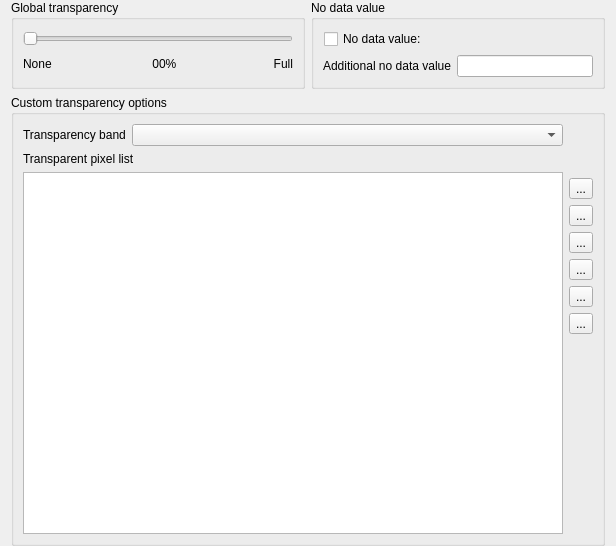
             <widget class="QWidget" name="scrollAreaWidgetContents_2">
              <property name="geometry">
               <rect>
                <x>0</x>
                <y>0</y>
                <width>616</width>
                <height>546</height>
               </rect>
              </property>
              <layout class="QVBoxLayout" name="verticalLayout_5">
               <property name="topMargin">
                <number>0</number>
               </property>
               <property name="bottomMargin">
                <number>0</number>
               </property>
               <item>
                <layout class="QHBoxLayout" name="horizontalLayout_4">
                 <item>
                  <widget class="QgsCollapsibleGroupBox" name="gboxGlobalTransp">
                   <property name="title">
                    <string>Global transparency</string>
                   </property>
                   <property name="syncGroup" stdset="0">
                    <string notr="true">rastertransp</string>
                   </property>
                   <layout class="QGridLayout" name="_3">
                    <item row="0" column="0" colspan="5">
                     <widget class="QSlider" name="sliderTransparency">
                      <property name="sizePolicy">
                       <sizepolicy hsizetype="Expanding" vsizetype="Fixed">
                        <horstretch>0</horstretch>
                        <verstretch>0</verstretch>
                       </sizepolicy>
                      </property>
                      <property name="maximum">
                       <number>255</number>
                      </property>
                      <property name="orientation">
                       <enum>Qt::Horizontal</enum>
                      </property>
                      <property name="tickInterval">
                       <number>25</number>
                      </property>
                     </widget>
                    </item>
                    <item row="1" column="0">
                     <widget class="QLabel" name="textLabel3">
                      <property name="text">
                       <string>None</string>
                      </property>
                     </widget>
                    </item>
                    <item row="1" column="1">
                     <spacer>
                      <property name="orientation">
                       <enum>Qt::Horizontal</enum>
                      </property>
                      <property name="sizeHint" stdset="0">
                       <size>
                        <width>40</width>
                        <height>20</height>
                       </size>
                      </property>
                     </spacer>
                    </item>
                    <item row="1" column="2">
                     <widget class="QLabel" name="lblTransparencyPercent">
                      <property name="sizePolicy">
                       <sizepolicy hsizetype="Fixed" vsizetype="Fixed">
                        <horstretch>0</horstretch>
                        <verstretch>0</verstretch>
                       </sizepolicy>
                      </property>
                      <property name="text">
                       <string> 00%</string>
                      </property>
                     </widget>
                    </item>
                    <item row="1" column="3">
                     <spacer>
                      <property name="orientation">
                       <enum>Qt::Horizontal</enum>
                      </property>
                      <property name="sizeHint" stdset="0">
                       <size>
                        <width>40</width>
                        <height>20</height>
                       </size>
                      </property>
                     </spacer>
                    </item>
                    <item row="1" column="4">
                     <widget class="QLabel" name="textLabel4">
                      <property name="text">
                       <string>&lt;p align=&quot;right&quot;&gt;Full&lt;/p&gt;</string>
                      </property>
                     </widget>
                    </item>
                   </layout>
                  </widget>
                 </item>
                 <item>
                  <widget class="QgsCollapsibleGroupBox" name="gboxNoDataValue">
                   <property name="title">
                    <string>No data value</string>
                   </property>
                   <property name="syncGroup" stdset="0">
                    <string notr="true">rastertransp</string>
                   </property>
                   <layout class="QGridLayout" name="gridLayout_11">
                    <item row="0" column="0">
                     <layout class="QHBoxLayout" name="horizontalLayout_5">
                      <property name="leftMargin">
                       <number>1</number>
                      </property>
                      <item>
                       <widget class="QCheckBox" name="mSrcNoDataValueCheckBox">
                        <property name="toolTip">
                         <string>Use original source no data value.</string>
                        </property>
                        <property name="text">
                         <string>No data value:</string>
                        </property>
                       </widget>
                      </item>
                      <item>
                       <widget class="QLabel" name="lblSrcNoDataValue">
                        <property name="sizePolicy">
                         <sizepolicy hsizetype="Expanding" vsizetype="Preferred">
                          <horstretch>0</horstretch>
                          <verstretch>0</verstretch>
                         </sizepolicy>
                        </property>
                        <property name="toolTip">
                         <string>Original data source no data value, if exists.</string>
                        </property>
                        <property name="text">
                         <string>&lt;src no data value&gt;</string>
                        </property>
                       </widget>
                      </item>
                     </layout>
                    </item>
                    <item row="1" column="0">
                     <layout class="QHBoxLayout" name="horizontalLayout_6">
                      <item>
                       <widget class="QLabel" name="lblUserNoDataValueLabel">
                        <property name="toolTip">
                         <string>Additional user defined no data value.</string>
                        </property>
                        <property name="text">
                         <string>Additional no data value</string>
                        </property>
                       </widget>
                      </item>
                      <item>
                       <widget class="QLineEdit" name="leNoDataValue">
                        <property name="toolTip">
                         <string>Additional user defined no data value.</string>
                        </property>
                       </widget>
                      </item>
                     </layout>
                    </item>
                   </layout>
                  </widget>
                 </item>
                </layout>
               </item>
               <item>
                <widget class="QgsCollapsibleGroupBox" name="gboxCustomTransparency">
                 <property name="sizePolicy">
                  <sizepolicy hsizetype="Preferred" vsizetype="Preferred">
                   <horstretch>0</horstretch>
                   <verstretch>5</verstretch>
                  </sizepolicy>
                 </property>
                 <property name="title">
                  <string>Custom transparency options</string>
                 </property>
                 <property name="syncGroup" stdset="0">
                  <string notr="true">rastertransp</string>
                 </property>
                 <layout class="QGridLayout" name="gridLayout_3">
                  <item row="2" column="0">
                   <widget class="QTableWidget" name="tableTransparency">
                    <property name="verticalScrollBarPolicy">
                     <enum>Qt::ScrollBarAsNeeded</enum>
                    </property>
                    <property name="alternatingRowColors">
                     <bool>true</bool>
                    </property>
                    <property name="selectionMode">
                     <enum>QAbstractItemView::SingleSelection</enum>
                    </property>
                    <property name="selectionBehavior">
                     <enum>QAbstractItemView::SelectRows</enum>
                    </property>
                    <property name="showGrid">
                     <bool>false</bool>
                    </property>
                    <property name="rowCount">
                     <number>0</number>
                    </property>
                    <property name="columnCount">
                     <number>0</number>
                    </property>
                    <attribute name="horizontalHeaderStretchLastSection">
                     <bool>true</bool>
                    </attribute>
                   </widget>
                  </item>
                  <item row="0" column="0">
                   <layout class="QHBoxLayout" name="horizontalLayout_7">
                    <item>
                     <widget class="QLabel" name="lblTransparent">
                      <property name="sizePolicy">
                       <sizepolicy hsizetype="Maximum" vsizetype="Preferred">
                        <horstretch>0</horstretch>
                        <verstretch>0</verstretch>
                       </sizepolicy>
                      </property>
                      <property name="text">
                       <string>Transparency band</string>
                      </property>
                     </widget>
                    </item>
                    <item>
                     <widget class="QComboBox" name="cboxTransparencyBand">
                      <property name="enabled">
                       <bool>true</bool>
                      </property>
                      <property name="sizePolicy">
                       <sizepolicy hsizetype="Minimum" vsizetype="Fixed">
                        <horstretch>0</horstretch>
                        <verstretch>0</verstretch>
                       </sizepolicy>
                      </property>
                      <property name="minimumSize">
                       <size>
                        <width>150</width>
                        <height>0</height>
                       </size>
                      </property>
                     </widget>
                    </item>
                   </layout>
                  </item>
                  <item row="2" column="1">
                   <layout class="QVBoxLayout" name="_2">
                    <property name="leftMargin">
                     <number>0</number>
                    </property>
                    <property name="topMargin">
                     <number>6</number>
                    </property>
                    <property name="rightMargin">
                     <number>0</number>
                    </property>
                    <property name="bottomMargin">
                     <number>6</number>
                    </property>
                    <item>
                     <widget class="QToolButton" name="pbnAddValuesManually">
                      <property name="toolTip">
                       <string>Add values manually</string>
                      </property>
                      <property name="text">
                       <string>...</string>
                      </property>
                      <property name="icon">
                       <iconset>
                        <normaloff>:/images/themes/default/symbologyAdd.svg</normaloff>:/images/themes/default/symbologyAdd.svg</iconset>
                      </property>
                     </widget>
                    </item>
                    <item>
                     <widget class="QToolButton" name="pbnAddValuesFromDisplay">
                      <property name="enabled">
                       <bool>true</bool>
                      </property>
                      <property name="toolTip">
                       <string>Add values from display</string>
                      </property>
                      <property name="text">
                       <string>...</string>
                      </property>
                      <property name="icon">
                       <iconset>
                        <normaloff>:/images/themes/default/mActionContextHelp.png</normaloff>:/images/themes/default/mActionContextHelp.png</iconset>
                      </property>
                     </widget>
                    </item>
                    <item>
                     <widget class="QToolButton" name="pbnRemoveSelectedRow">
                      <property name="toolTip">
                       <string>Remove selected row</string>
                      </property>
                      <property name="text">
                       <string>...</string>
                      </property>
                      <property name="icon">
                       <iconset>
                        <normaloff>:/images/themes/default/symbologyRemove.svg</normaloff>:/images/themes/default/symbologyRemove.svg</iconset>
                      </property>
                     </widget>
                    </item>
                    <item>
                     <widget class="QToolButton" name="pbnDefaultValues">
                      <property name="toolTip">
                       <string>Default values</string>
                      </property>
                      <property name="text">
                       <string>...</string>
                      </property>
                      <property name="icon">
                       <iconset>
                        <normaloff>:/images/themes/default/mActionOpenTable.svg</normaloff>:/images/themes/default/mActionOpenTable.svg</iconset>
                      </property>
                     </widget>
                    </item>
                    <item>
                     <widget class="QToolButton" name="pbnImportTransparentPixelValues">
                      <property name="toolTip">
                       <string>Import from file</string>
                      </property>
                      <property name="text">
                       <string>...</string>
                      </property>
                      <property name="icon">
                       <iconset>
                        <normaloff>:/images/themes/default/mActionFileOpen.svg</normaloff>:/images/themes/default/mActionFileOpen.svg</iconset>
                      </property>
                     </widget>
                    </item>
                    <item>
                     <widget class="QToolButton" name="pbnExportTransparentPixelValues">
                      <property name="toolTip">
                       <string>Export to file</string>
                      </property>
                      <property name="text">
                       <string>...</string>
                      </property>
                      <property name="icon">
                       <iconset>
                        <normaloff>:/images/themes/default/mActionFileSave.svg</normaloff>:/images/themes/default/mActionFileSave.svg</iconset>
                      </property>
                     </widget>
                    </item>
                    <item>
                     <spacer name="verticalSpacer_2">
                      <property name="orientation">
                       <enum>Qt::Vertical</enum>
                      </property>
                      <property name="sizeHint" stdset="0">
                       <size>
                        <width>20</width>
                        <height>40</height>
                       </size>
                      </property>
                     </spacer>
                    </item>
                   </layout>
                  </item>
                  <item row="1" column="0">
                   <widget class="QLabel" name="label_6">
                    <property name="text">
                     <string>Transparent pixel list</string>
                    </property>
                   </widget>
                  </item>
                 </layout>
                </widget>
               </item>
               <item>
                <spacer name="verticalSpacer_5">
                 <property name="orientation">
                  <enum>Qt::Vertical</enum>
                 </property>
                 <property name="sizeHint" stdset="0">
                  <size>
                   <width>20</width>
                   <height>0</height>
                  </size>
                 </property>
                </spacer>
               </item>
              </layout>
             </widget>
